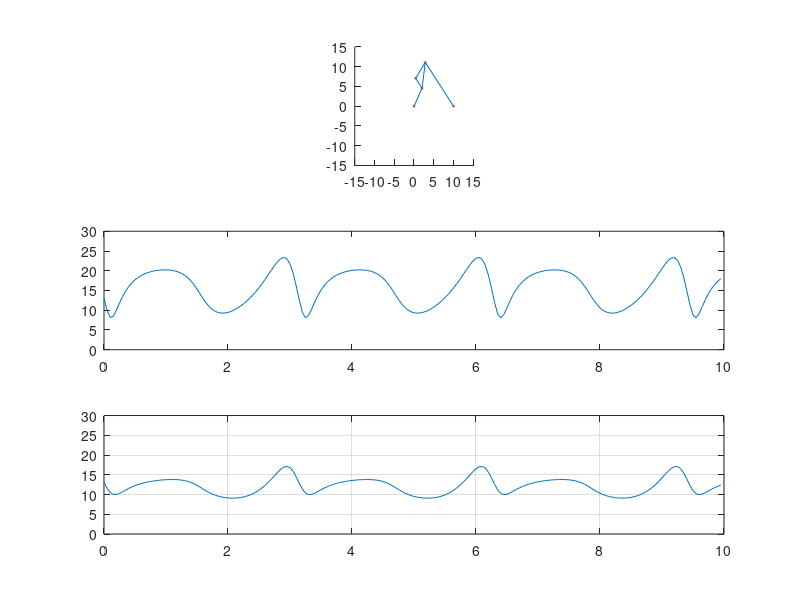

Recreate this plot in MATLAB.
# Initialization
# Implement a GUI

a=5;
b=6.6;
c=9;
d=10;
e=3;
alpha=40*pi/180;
t=0:0.05:10;
omega=2;

# Calculations

theta=omega*t;
gamma=atan(a*sin(theta)./(d-a*cos(theta)));
f=sqrt(a^2+d^2-2*a*d*cos(theta));
beta=acos((c^2-b^2-f.^2)./(2*b*f))-gamma;
p1=[0;0];
p2=a*[cos(theta);sin(theta)];
p3=[a*cos(theta)+b*cos(beta);a*sin(theta)+b*sin(beta)];
p4=d*[1;0];
p5=[a*cos(theta)+e*cos(alpha+beta);a*sin(theta)+e*sin(alpha+beta)];

# Velocity-anlaysis
# p3_v and p5_v vectors contain the velocity of endpoints of the coupler

p3_x=p3(1,:);
p3_y=p3(2,:);
p3_vx=diff(p3_x)./diff(t);
p3_vy=diff(p3_y)./diff(t);
p3_v=sqrt(p3_vx.^2+p3_vy.^2);
p5_x=p5(1,:);
p5_y=p5(2,:);
p5_vx=diff(p5_x)./diff(t);
p5_vy=diff(p5_y)./diff(t);
p5_v=sqrt(p5_vx.^2+p5_vy.^2);

# Plotting

for i=1:length(t)
    
    # Subplot-1
    plot1=subplot(3,1,1);
    p1_circle=viscircles(p1',0.1);
    p2_circle=viscircles(p2(:,i)',0.1);
    p3_circle=viscircles(p3(:,i)',0.1);
    p5_circle=viscircles(p5(:,i)',0.1);
    p4_circle=viscircles(p4',0.1);
    link_a=line([p1(1) p2(1,i)],[p1(2) p2(2,i)]);
    link_b=line([p2(1,i) p3(1,i)],[p2(2,i) p3(2,i)]);
    link_c=line([p3(1,i) p4(1)],[p3(2,i) p4(2)]);
    link_e=line([p2(1,i) p5(1,i)],[p2(2,i) p5(2,i)]);
    link_g=line([p5(1,i) p3(1,i)],[p5(2,i) p3(2,i)]);
    axis(plot1,'equal');
    xlim([-15 15]);
    ylim([-15 15]);
    pause(0.005);
    
    # Subplot-2
    if(i<length(t))
        delete(p1_circle);
        delete(p2_circle);
        delete(p3_circle);
        delete(p4_circle);
        delete(p5_circle);
        delete(link_a);
        delete(link_b);
        delete(link_c);
        delete(link_e);
        delete(link_g);
        plot2=subplot(3,1,2);
        plot(plot2,t(1:i),p3_v(1:i));
        axis([0 t(end) 0 30]);       
        plot3=subplot(3,1,3);
        plot(plot3,t(1:i),p5_v(1:i));
        axis([0 t(end) 0 30]);
        grid on;
    end
end
